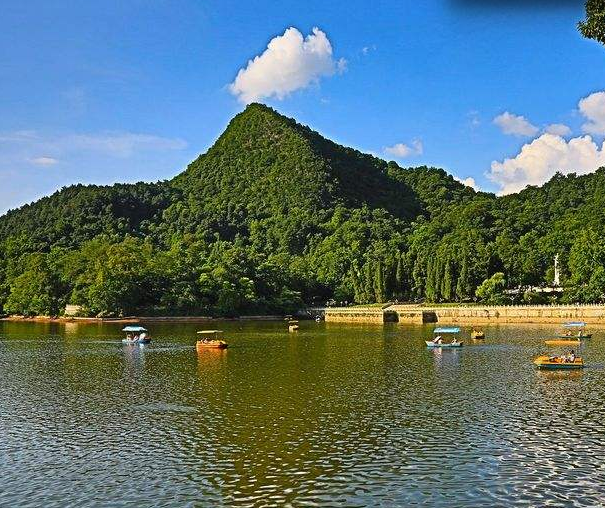
//> input picture cv_eigen/test.png, 605 x 508 px
$ ./main test.png   (built with g++ and OpenCV 4)
//> lines starting //> are read from the running program, lines starting //| are printed output that depends on the picture
#include <iostream>
#include <vector>

#include <ctime>
// Eigen库
#include <Eigen/Core>
#include <Eigen/Dense>
#include <Eigen/Sparse>
//Opencv库
#include <opencv2/core/core.hpp>
#include <opencv2/core/eigen.hpp>
#include <opencv2/highgui/highgui.hpp>
#include <opencv2/opencv.hpp>

using namespace std;

int main(int argc, char** argv) {
  cv::Mat image0,image;
  int h,w,c;
  int size;

  image0 = cv::imread(argv[1]);
//> image0 is the input picture: 508 rows x 605 cols, CV_8UC3; mean B, G, R 114.1, 113.8, 90.5
  cv::resize(image0, image, cv::Size(0, 0), 0.5, 0.5);
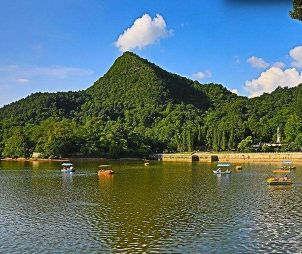
//> image: 254 rows x 302 cols, CV_8UC3; mean B, G, R 114.3, 114, 90.6

  h = image.rows;
//> h = 254
  w = image.cols;
//> w = 302
  c = image.channels();
//> c = 3
  size = h*w;
//> size = 76708
  cout<<" h, w, c is "<<h<<" "<<w<<" "<<c<<endl;
//|  h, w, c is 254 302 3

  //有时可能会希望生成mask
  cv::Mat mask = (image<=100);
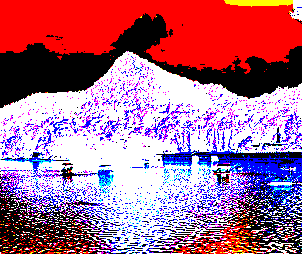
//> mask: 254 rows x 302 cols, CV_8UC3; mean B, G, R 137.9, 107.7, 170.4

  ///  **************************************************************   ///
  //把cv的Mat值存到eigen矩阵里
  Eigen::VectorXf v_1(size);
  Eigen::VectorXf v_2(size);
  //方法1：直接读Mat数据，使用.at
  for (int i=0; i<h; ++i) {
    for (int j=0; j<w; ++j) {
	  float tmp;
	  int idx = i*w+j;
	  tmp = image.at<cv::Vec3b>(i,j)[0];
	  v_1(idx) = tmp;
	}
  }

  //方法2：使用指针进行，比较简单，推荐！！但这种情况需要先进行图片格式的转换
  cv::Mat image_f;
  image.convertTo(image_f, CV_32FC3);
  float *d_img_f = (float*)image_f.data;
  for (int i=0; i<h; ++i) {
    for (int j=0; j<w; ++j) {
	  int idx = (i*w+j);
	  int id3 = idx*c;
	  v_2(idx) = d_img_f[id3];
	}
  }
  for (int i=0;i<10;++i)
    cout<<v_1(i)<<"  "<<v_2(i)<<endl;
//> this loop made 10 passes
//| 213  213
//| 214  214
//| 214  214
//| 214  214
//| 214  214
//| 214  214
//| 214  214
//| 214  214
//> (output is shown up to pass 8 of 10)
  ///  **************************************************************  ///

  //将eigen的矩阵转成opencv的mat进行可视化
  cv::Mat res1(h, w, CV_8UC3);
  cv::Mat res2(h, w, CV_8UC3);
  res1=0;
  res2=0;
  for (int ch=0; ch <c; ++ch) {
    for (int a=0; a<size; ++a) {
      uchar *bgr1 = res1.data + a*3;
	  float tmp1 = v_1(a);
	  bgr1[ch] = tmp1;
      uchar *bgr2 = res2.data + a*3;
	  float tmp2 = v_2(a);
	  bgr2[ch] = tmp2;
	}
  }
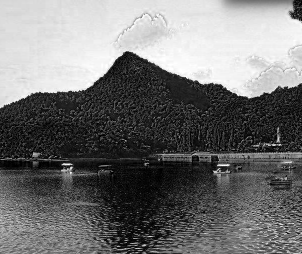
//> res1: 254 rows x 302 cols, CV_8UC3; min 0, max 255, mean 114.3


  cv::imshow("test",image);
  cv::waitKey();
  cv::imshow("mask",mask);
  cv::waitKey();
  cv::imshow("res1",res1);
  cv::waitKey();
  cv::imshow("res2",res2);
  cv::waitKey();
  return 0;
}
